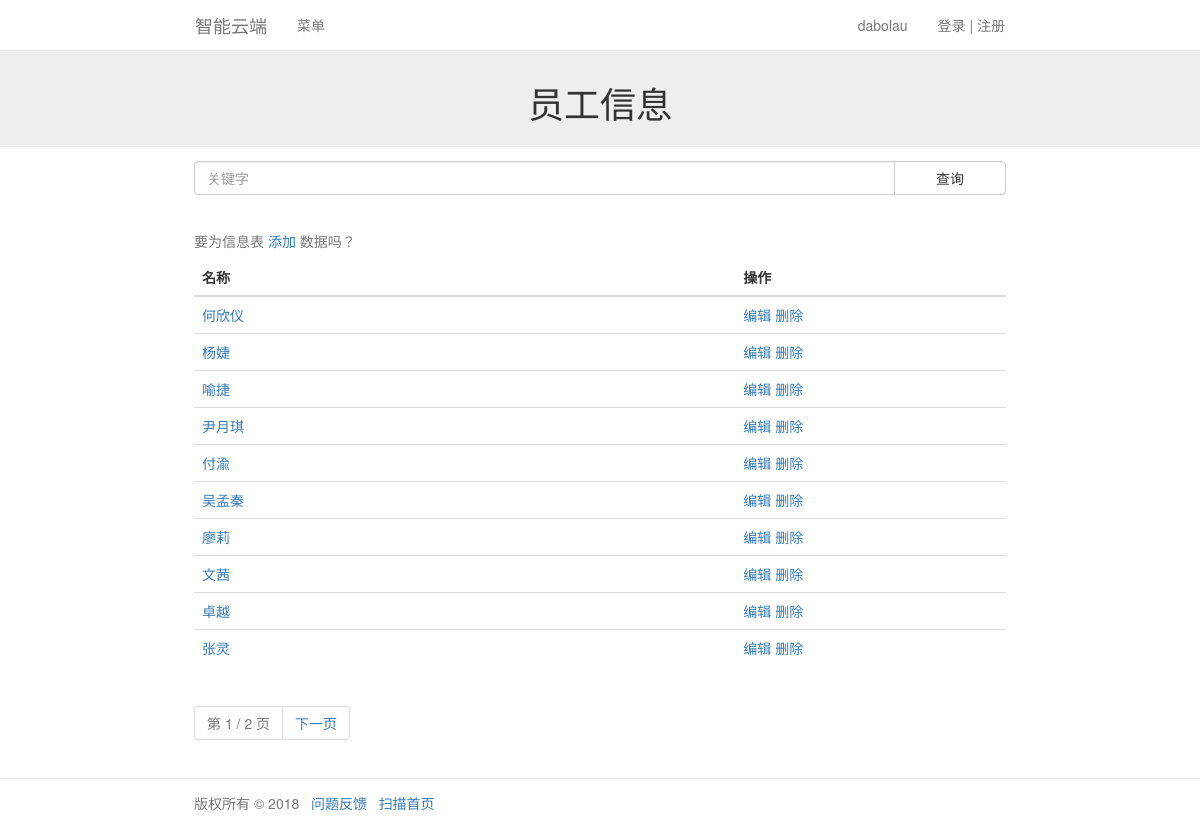
Page /member/?name= (signed in) on the committed database.
### member/models.py (models this page shows, shortened)
class Member(models.Model):
    member_photo = models.ManyToManyField(
        to=File,
        verbose_name='员工照片',
        limit_choices_to={'file_tag': '员工照片'},
    )
    member_number = models.IntegerField(verbose_name='工号', )
    member_name = models.CharField(
        verbose_name='姓名',
        max_length=32,
        unique=True,  #唯一标示
    )
    sex_list = (
        ('男', '男'),
        ('女', '女'),
    )
    member_sex = models.CharField(
        verbose_name='性别',
        max_length=32,
        choices=sex_list,
    )
    member_birthday = models.CharField(
        verbose_name='出生日期',
        max_length=32,
    )
    entry_time = models.CharField(
        verbose_name='入司时间',
        max_length=32,
    )
    member_company = models.CharField(
        verbose_name='公司',
        max_length=32,
        default='重庆市轨道交通（集团）有限公司',
    )
    member_department = models.CharField(
        verbose_name='部门',
        max_length=32,
    )
    member_position = models.CharField(
        verbose_name='岗位/职务',
        max_length=32,
    )
    level_list = (
        ('初一', '初一'),
        ('初二', '初二'),
        ('初三', '初三'),
        ('中一', '中一'),
        ('中二', '中二'),
        ('中三', '中三'),
        ('高一', '高一'),
        ('高二', '高二'),
        ('高三', '高三'),
        ('技师', '技师'),
        ('高级技师', '高级技师'),
    )
    member_level = models.CharField(
        verbose_name='技能等级',
        max_length=32,
        choices=level_list,
    )
    political_list = (
        ('中共党员', '中共党员'),
        ('中共预备党员', '中共预备党员'),
        ('入党积极分子', '入党积极分子'),
        ('共青团员', '共青团员'),
        ('九三学社社员', '九三学社社员'),
        ('无党派人士', '无党派人士'),
        ('群众', '群众'),
    )
    political_status = models.CharField(
        verbose_name='政治面貌',
        max_length=32,
        choices=political_list,
    )
    member_phone = models.BigIntegerField(verbose_name='联系电话', )
    member_email = models.EmailField(
        verbose_name='邮箱',
        max_length=32,
    )
    member_introduction = models.TextField(verbose_name='员工简介', )
    member_other = models.TextField(verbose_name='其它信息', )
    create_time = models.DateTimeField(
        verbose_name='创建时间',
        auto_now_add=True,
    )
    update_time = models.DateTimeField(
        verbose_name='创建时间',
        auto_now=True,
    )
    class Meta:
        verbose_name = '员工信息'
        verbose_name_plural = '员工信息'

### member/views.py (the view)
# urls.py: path('member/', include('member.urls')),
@login_required(login_url='/account/login')
def member(request):
    if request.method == 'GET':
        homeobj = Home.objects.filter(web_name='网站状态', web_status='打开').first()
        if not homeobj:
            return HttpResponseRedirect('/note/')
        name = request.GET.get('name')
        if name == None:
            return HttpResponseRedirect('/member/?name=')
        obj_all = Member.objects.filter(
            member_name__contains=name).order_by('-id')
        paginator = Paginator(obj_all, 10)  # 每页显示一条数据
        page = request.GET.get('page')
        try:
            obj = paginator.page(page)
        except PageNotAnInteger:
            obj = paginator.page(1)  # 如果页面不是整数跳到第一页
        except EmptyPage:
            obj = paginator.page(paginator.num_pages)  # 如果页面超出最大范围跳到最后一页
        return render(request, 'member.html', locals())

### templates/member.html (shortened to what this page needs)
{% load static %}
<!DOCTYPE html>
<html>
<head>
    <link rel="stylesheet" href="{% static 'bootstrap/css/bootstrap.min.css' %}">
    <link rel="stylesheet" href="{% static 'css/css.css' %}">
</head>
<body>
    {% include 'navbar.html' %}
    <div class="banner">
        <div class="container">
            <div class="row text-center">
                <h1>员工信息</h1>
            </div>
        </div>
    </div>
    <div class="container">
        <div class="row">
            <form class="search" action="{% url 'member' %}" method="get">
                <div class="input-group">
                    <input type="text" name="name" class="form-control" placeholder="关键字">
                    <span class="input-group-btn">
                        <input type="submit" class="btn btn-default" value="查询">
                    </span>
                </div>
            </form>
            <table class="table table-hover">
                <caption>要为信息表
                    <a href="{% url 'member_add' %}">添加</a> 数据吗？</caption>
                <thead>
                    <tr>
                        <th class="col-xs-8">名称</th>
                        <th class="col-xs-4">操作</th>
                    </tr>
                </thead>
                <tbody>
                    {% for o in obj %}
                    <tr>
                        <td>
                            <a href="{% url 'member_detail' %}?id={{ o.id }}">{{ o.member_name }}</a>
                        </td>
                        <td>
                            <a href="{% url 'member_change' %}?id={{ o.id }}">编辑</a>
                            <a href="{% url 'member_delete' %}?id={{ o.id }}">删除</a>
                        </td>
                    </tr>
                    {% endfor %}
                </tbody>
            </table>
            <nav aria-label="Page navigation">
                <ul class="pagination">
                    <li class="disabled">
                        <a href="#">第 {{obj.number}} / {{obj.paginator.num_pages}} 页</a>
                    </li>
                    {% if obj.has_next %}
                    <li>
                        <a href="/member/?name={{name}}&page={{obj.next_page_number}}">下一页</a>
                    </li>
                    {% endif %}
                </ul>
            </nav>
        </div>
    </div>
    {% include 'footer.html' %}
</body>
</html>

### templates/navbar.html (shortened to what this page needs)
<nav class="navbar navbar-default navbar-fixed-top" role="navigation">
    <div class="container">
        <div class="navbar-header">
            <a class="navbar-brand" href="{% url 'main' %}">智能云端</a>
        </div>
        <div id="navbar" class="navbar-collapse collapse">
            <ul class="nav navbar-nav">
                <li class="dropdown">
                    <a href="#" class="dropdown-toggle" data-toggle="dropdown">菜单</a>
                </li>
            </ul>
            <ul class="nav navbar-nav navbar-right">
                <li class="dropdown">
                    <a href="#" class="dropdown-toggle" data-toggle="dropdown">登录 | 注册</a>
                </li>
            </ul>
            <ul class="nav navbar-nav navbar-right">
                <li class="dropdown">
                    <a href="#" class="dropdown-toggle" data-toggle="dropdown">{{user}}</a>
                </li>
            </ul>
        </div>
    </div>
</nav>

### templates/footer.html
<footer class="footer">
    <div class="container">
        <div class="row">
            <p>版权所有 &copy; {% now 'Y' %}&nbsp;&nbsp;
                <a href="{% url 'bug' %}">问题反馈</a>&nbsp;&nbsp;
                <a href="/static/qrcode/home/home.png">扫描首页</a>
            </p>
        </div>
    </div>
</footer>

### static/css/css.css (style rules this page uses)
.navbar { background: #fff; }
.container { max-width: 60em; }
.row { padding-top: 1em; padding-bottom: 1em; padding-left: 1em; padding-right: 1em; }
.banner { padding-top: 3.5em; background: #eee; }
.btn { max-width: 8em; min-width: 8em; }
.search { padding-bottom: 2em; }
.footer { color: #777; border-top: 0.1em solid #e5e5e5; }

### rows in the picture
Member: member_name "何欣仪"
Member: member_name "杨婕"
Member: member_name "喻捷"
Member: member_name "尹月琪"
Member: member_name "付渝"
Member: member_name "吴孟秦"
Member: member_name "廖莉"
Member: member_name "文茜"
Member: member_name "卓越"
Member: member_name "张灵"

### other values in the picture
{{ user }} "dabolau"
{{ obj.number }} "1"
{{ obj.paginator.num_pages }} "2"
